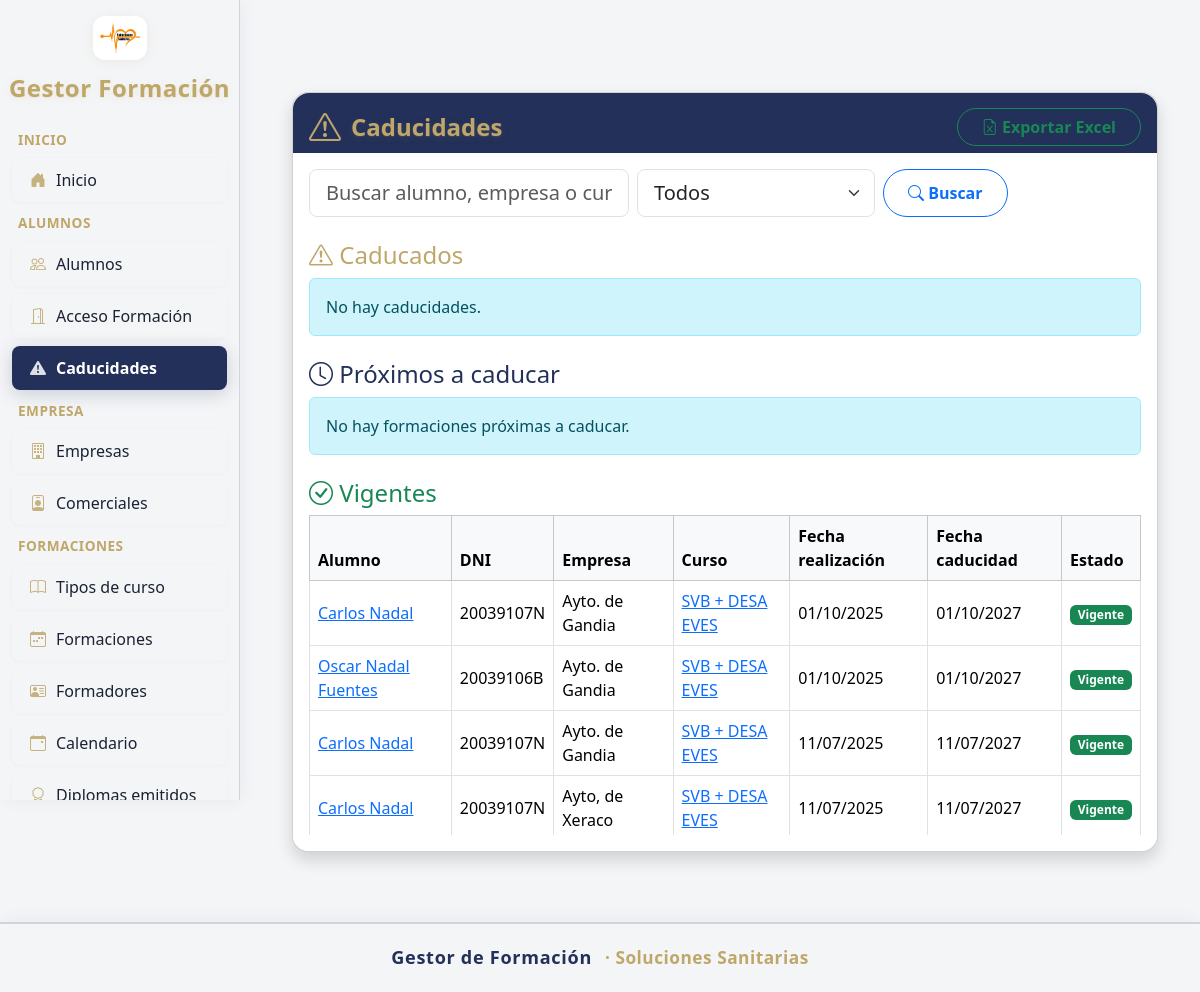
The app's page /caducidades with its own data.
### mi_plataforma_formacion_app/models/alumno_formacion.py (models this page shows)
class AlumnoFormacion(db.Model):
    __tablename__ = 'alumno_formacion'
    id           = db.Column(db.Integer, primary_key=True)
    alumno_id    = db.Column(db.Integer, db.ForeignKey('alumno.id'))
    formacion_id = db.Column(db.Integer, db.ForeignKey('formacion.id'))
    aprobado     = db.Column(db.Boolean, default=False)
    nota         = db.Column(db.Float)
    alumno       = db.relationship('Alumno', backref='alumno_formaciones')
    examen = db.relationship('ExamenAlumno', backref='alumno_formacion', uselist=False)
    @property
    def fecha_realizacion(self):
        return self.formacion.fecha1 if self.formacion and self.formacion.fecha1 else None
    @property
    def validez_meses(self):
        if self.formacion and self.formacion.tipo_curso:
            return self.formacion.tipo_curso.validez_meses
        return 0
    @property
    def fecha_caducidad(self):
        if self.validez_meses and self.validez_meses > 0 and self.fecha_realizacion:
            return self.fecha_realizacion + relativedelta(months=self.validez_meses)
        return None
    @property
    def estado_validez(self):
        if not self.formacion or not self.formacion.tipo_curso:
            return "Sin datos"
        if self.validez_meses == 0:
            return 'Permanente'
        elif self.fecha_caducidad:
            hoy = date.today()
            dias_restantes = (self.fecha_caducidad - hoy).days
            if self.fecha_caducidad < hoy:
                return 'Caducado'
            elif dias_restantes < 90:
                return 'Próxima a caducar'
            else:
                return 'Vigente'
        return 'Sin fecha'

### mi_plataforma_formacion_app/models/alumno.py (models this page shows)
class Alumno(db.Model):
    __tablename__ = 'alumno'
    id = db.Column(db.Integer, primary_key=True)
    nombre = db.Column(db.String(150), nullable=False)
    dni = db.Column(db.String(15), unique=True, nullable=False)
    email = db.Column(db.String(120), unique=True, nullable=False)
    telefono = db.Column(db.String(30))
    interesado_mas_cursos = db.Column(db.Boolean, default=False)
    empresa_id = db.Column(db.Integer, db.ForeignKey('empresa.id'))
    observaciones = db.Column(db.Text)

### mi_plataforma_formacion_app/models/empresa.py (models this page shows)
class Empresa(db.Model):
    __tablename__ = 'empresa'
    id           = db.Column(db.Integer, primary_key=True)
    nombre       = db.Column(db.String(128), unique=True, nullable=False)
    cif          = db.Column(db.String(32), unique=True, nullable=False)
    direccion    = db.Column(db.String(256))
    poblacion    = db.Column(db.String(64))
    provincia    = db.Column(db.String(64))
    contacto     = db.Column(db.String(128))
    telefono     = db.Column(db.String(32))
    comercial_id = db.Column(db.Integer, db.ForeignKey('comercial.id'), nullable=True)
    formaciones  = db.relationship('Formacion', backref='empresa', lazy=True)
    alumnos      = db.relationship('Alumno', backref='empresa', lazy=True)

### mi_plataforma_formacion_app/models/tipo_curso.py (models this page shows)
class TipoCurso(db.Model):
    __tablename__ = 'tipo_curso'
    id            = db.Column(db.Integer, primary_key=True)
    nombre        = db.Column(db.String(128), nullable=False)
    duracion_horas= db.Column(db.Integer)
    temario       = db.Column(db.Text)
    objetivos     = db.Column(db.Text)
    pdf_temario   = db.Column(db.String(255))
    pdf_objetivos = db.Column(db.String(255))
    validez_meses = db.Column(db.Integer, nullable=False, default=0)
    color = db.Column(db.String(20), default="#FFA500")
    requiere_renovacion = db.Column(db.Boolean, nullable=False, default=False)
    formaciones   = db.relationship('Formacion', backref='tipo_curso', lazy=True)
    formadores    = db.relationship('Formador', secondary=formador_tipo_curso, back_populates='tipos_curso')
    examen_modelo_id = db.Column(db.Integer, db.ForeignKey('examen_modelo.id'))
    examen_modelo = db.relationship('ExamenModelo', back_populates='tipos_curso')
    plantilla_diploma_id = db.Column(db.Integer, db.ForeignKey('plantilla_diploma.id'), nullable=True)
    plantilla_acta_id = db.Column(db.Integer, db.ForeignKey('plantilla_acta.id'), nullable=True)

### mi_plataforma_formacion_app/models/formacion.py (models this page shows)
class Formacion(db.Model):
    __tablename__ = 'formacion'
    id             = db.Column(db.Integer, primary_key=True)
    referencia = db.Column(db.String(32), nullable=True)
    tipo_curso_id  = db.Column(db.Integer, db.ForeignKey('tipo_curso.id'))
    empresa_id     = db.Column(db.Integer, db.ForeignKey('empresa.id'))
    dos_ediciones  = db.Column(db.Boolean, default=False)
    fecha1         = db.Column(db.Date)
    hora_inicio1   = db.Column(db.Time)
    hora_fin1      = db.Column(db.Time)
    fecha2         = db.Column(db.Date)
    hora_inicio2   = db.Column(db.Time)
    hora_fin2      = db.Column(db.Time)
    direccion_aula = db.Column(db.String(256))
    fundae         = db.Column(db.Boolean, default=False)
    formador_id    = db.Column(db.Integer, db.ForeignKey('formador.id'))
    observaciones  = db.Column(db.Text)
    alumno_formaciones = db.relationship('AlumnoFormacion', backref='formacion', lazy=True)
    cerrada = db.Column(db.Boolean, default=False)
    poblacion = db.Column(db.String(128))

### mi_plataforma_formacion_app/blueprints/caducidades/routes.py (the view)
@caducidades_bp.route('/caducidades')
def listado_caducidades():
    hoy = date.today()
    query = AlumnoFormacion.query
    busqueda = request.args.get('q', '').strip().lower()
    estado_filtro = request.args.get('estado', 'todos')  # 'todos', 'vigente', 'proximo', 'caducado'
    if busqueda:
        rels = []
        for rel in query.all():
            alumno = rel.alumno.nombre.lower() if rel.alumno and rel.alumno.nombre else ""
            empresa = rel.formacion.empresa.nombre.lower() if rel.formacion and rel.formacion.empresa and rel.formacion.empresa.nombre else ""
            curso = rel.formacion.tipo_curso.nombre.lower() if rel.formacion and rel.formacion.tipo_curso and rel.formacion.tipo_curso.nombre else ""
            if busqueda in alumno or busqueda in empresa or busqueda in curso:
                rels.append(rel)
    else:
        rels = query.all()
    if estado_filtro == 'vigente':
        rels = [rel for rel in rels if rel.estado_validez == 'Vigente']
    elif estado_filtro == 'proximo':
        rels = [rel for rel in rels if rel.estado_validez == 'Próxima a caducar']
    elif estado_filtro == 'caducado':
        rels = [rel for rel in rels if rel.estado_validez == 'Caducado']
    proximos = [rel for rel in rels if rel.estado_validez == 'Próxima a caducar']
    caducados = [rel for rel in rels if rel.estado_validez == 'Caducado']
    vigentes = [rel for rel in rels if rel.estado_validez == 'Vigente']
    if estado_filtro == 'vigente':
        caducados = []
        proximos = []
    elif estado_filtro == 'proximo':
        caducados = []
        vigentes = []
    elif estado_filtro == 'caducado':
        vigentes = []
        proximos = []
    return render_template(
        'caducidades/listado_caducidades.html',
        caducados=caducados,
        proximos=proximos,
        vigentes=vigentes,
        busqueda=busqueda,
        estado_filtro=estado_filtro
    )

### mi_plataforma_formacion_app/blueprints/alumnos/routes.py (called while the page is built)
@alumnos_bp.app_context_processor
def inject_buscar_diploma_pdf():
    return dict(buscar_diploma_pdf=buscar_diploma_pdf)

### mi_plataforma_formacion_app/templates/caducidades/listado_caducidades.html (shortened to what this page needs)
{% extends "base.html" %}
{% block content %}
<div class="container-lg">
  <div class="card shadow rounded-4 mx-auto mt-4" style="max-width:1100px;">
    <div class="card-header d-flex flex-column flex-md-row align-items-center justify-content-between pb-0" style="background: var(--color-sidebar-active); color: var(--color-sidebar-title); border-top-left-radius: 1rem; border-top-right-radius: 1rem; border-bottom: none; min-height:60px;">
      <div class="d-flex align-items-center mb-2 mb-md-0">
        <i class="bi bi-exclamation-triangle" style="font-size:2rem; margin-right:10px; color:var(--color-sidebar-title);"></i>
        <h2 class="mb-0 fw-bold fs-4" style="color:var(--color-sidebar-title); text-shadow:0 2px 8px #bfa76a22,0 1px 0 #bfa76a22;">Caducidades</h2>
      </div>
      <div class="d-flex gap-2 flex-wrap">
        <a href="{{ url_for('caducidades_bp.exportar_caducidades_excel', q=busqueda, estado=estado_filtro) }}" class="btn btn-outline-success rounded-pill px-4 fw-semibold">
          <i class="bi bi-file-earmark-excel"></i> Exportar Excel
        </a>
      </div>
    </div>
    <div class="card-body" style="background:#fff; border-bottom-left-radius:1rem; border-bottom-right-radius:1rem;">
      <form method="get" class="mb-3 d-flex gap-2 flex-wrap">
        <input type="text" name="q" class="form-control form-control-lg" style="max-width:320px;" placeholder="Buscar alumno, empresa o curso" value="{{ busqueda or '' }}">
        <select name="estado" class="form-select form-select-lg" style="width:auto;">
          <option value="todos" {% if estado_filtro=='todos' %}selected{% endif %}>Todos</option>
        </select>
        <button class="btn btn-outline-primary rounded-pill px-4 fw-semibold" type="submit"><i class="bi bi-search"></i> Buscar</button>
      </form>
      <h4 class="mt-4" style="color:var(--color-accent-gold);"><i class="bi bi-exclamation-triangle"></i> Caducados</h4>
      {% if caducados %}
      <div class="table-responsive" style="max-height: 40vh;">
        <table class="table table-hover align-middle table-bordered shadow-sm">
          <thead class="table-light sticky-top">
            <tr>
              <th>Alumno</th>
              <th>DNI</th>
              <th>Empresa</th>
              <th>Curso</th>
              <th>Fecha realización</th>
              <th>Fecha caducidad</th>
              <th>Estado</th>
            </tr>
          </thead>
          <tbody>
            {% for rel in caducados %}
            <tr>
              <td><a href="{{ url_for('alumnos_bp.ficha_alumno', alumno_id=rel.alumno.id) }}">{{ rel.alumno.nombre }}</a></td>
              <td>{{ rel.alumno.dni }}</td>
              <td>{{ rel.formacion.empresa.nombre if rel.formacion.empresa else '-' }}</td>
              <td><a href="{{ url_for('formaciones_bp.ficha_formacion', formacion_id=rel.formacion.id) }}">{{ rel.formacion.tipo_curso.nombre }}</a></td>
              <td>{{ rel.fecha_realizacion.strftime('%d/%m/%Y') if rel.fecha_realizacion else '' }}</td>
              <td>{{ rel.fecha_caducidad.strftime('%d/%m/%Y') if rel.fecha_caducidad else '' }}</td>
              <td><span class="badge rounded-pill" style="background:var(--color-accent-gold);color:#fff;font-weight:600;">Caducado</span></td>
            </tr>
            {% endfor %}
          </tbody>
        </table>
      </div>
      {% else %}
      <div class="alert alert-info">No hay caducidades.</div>
      {% endif %}
      <h4 class="mt-4" style="color:var(--color-sidebar-active);"><i class="bi bi-clock"></i> Próximos a caducar</h4>
      {% if proximos %}
      <div class="table-responsive" style="max-height: 40vh;">
        <table class="table table-hover align-middle table-bordered shadow-sm">
          <thead class="table-light sticky-top">
            <tr>
              <th>Alumno</th>
              <th>DNI</th>
              <th>Empresa</th>
              <th>Curso</th>
              <th>Fecha realización</th>
              <th>Fecha caducidad</th>
              <th>Estado</th>
            </tr>
          </thead>
          <tbody>
            {% for rel in proximos %}
            <tr>
              <td><a href="{{ url_for('alumnos_bp.ficha_alumno', alumno_id=rel.alumno.id) }}">{{ rel.alumno.nombre }}</a></td>
              <td>{{ rel.alumno.dni }}</td>
              <td>{{ rel.formacion.empresa.nombre if rel.formacion.empresa else '-' }}</td>
              <td><a href="{{ url_for('formaciones_bp.ficha_formacion', formacion_id=rel.formacion.id) }}">{{ rel.formacion.tipo_curso.nombre }}</a></td>
              <td>{{ rel.fecha_realizacion.strftime('%d/%m/%Y') if rel.fecha_realizacion else '' }}</td>
              <td>{{ rel.fecha_caducidad.strftime('%d/%m/%Y') if rel.fecha_caducidad else '' }}</td>
              <td><span class="badge bg-warning text-dark">Próxima a caducar</span></td>
            </tr>
            {% endfor %}
          </tbody>
        </table>
      </div>
      {% else %}
      <div class="alert alert-info">No hay formaciones próximas a caducar.</div>
      {% endif %}
      <h4 class="mt-4 text-success"><i class="bi bi-check-circle"></i> Vigentes</h4>
      {% if vigentes %}
      <div class="table-responsive" style="max-height: 40vh;">
        <table class="table table-hover align-middle table-bordered shadow-sm">
          <thead class="table-light sticky-top">
            <tr>
              <th>Alumno</th>
              <th>DNI</th>
              <th>Empresa</th>
              <th>Curso</th>
              <th>Fecha realización</th>
              <th>Fecha caducidad</th>
              <th>Estado</th>
            </tr>
          </thead>
          <tbody>
            {% for rel in vigentes %}
            <tr>
              <td><a href="{{ url_for('alumnos_bp.ficha_alumno', alumno_id=rel.alumno.id) }}">{{ rel.alumno.nombre }}</a></td>
              <td>{{ rel.alumno.dni }}</td>
              <td>{{ rel.formacion.empresa.nombre if rel.formacion.empresa else '-' }}</td>
              <td><a href="{{ url_for('formaciones_bp.ficha_formacion', formacion_id=rel.formacion.id) }}">{{ rel.formacion.tipo_curso.nombre }}</a></td>
              <td>{{ rel.fecha_realizacion.strftime('%d/%m/%Y') if rel.fecha_realizacion else '' }}</td>
              <td>{{ rel.fecha_caducidad.strftime('%d/%m/%Y') if rel.fecha_caducidad else '' }}</td>
              <td><span class="badge bg-success">Vigente</span></td>
            </tr>
            {% endfor %}
          </tbody>
        </table>
      </div>
      {% else %}
      <div class="alert alert-info">No hay formaciones vigentes.</div>
      {% endif %}
    </div>
  </div>
</div>
{% endblock %}

### mi_plataforma_formacion_app/templates/base.html (style rules this page uses)
:root { --color-sidebar-bg: #f4f5f7; --color-sidebar-border: #d1d5db; --color-sidebar-text: #1a2233; --color-sidebar-hover: #e9eaf0; --color-sidebar-active: #22305a; --color-sidebar-active-text: #fff; --color-sidebar-title: #bfa76a; --color-sidebar-icon: #bfa76a; --color-accent-gold: #bfa76a; --color-card-bg: #fff; --color-btn-gold: #bfa76a; --color-btn-navy: #22305a; }
body { font-family: 'Segoe UI', sans-serif; background-color: #f4f5f7; margin: 0; padding: 0; color: var(--color-sidebar-text); }

### records on screen
AlumnoFormacion: alumno.nombre "Carlos Nadal", alumno.dni "20039107N", formacion.empresa "Ayto. de Gandia", formacion.tipo_curso.nombre "SVB + DESA EVES", fecha_realizacion "01/10/2025", fecha_caducidad "01/10/2027"
AlumnoFormacion: alumno.nombre "Oscar Nadal Fuentes", alumno.dni "20039106B", formacion.empresa "Ayto. de Gandia", formacion.tipo_curso.nombre "SVB + DESA EVES", fecha_realizacion "01/10/2025", fecha_caducidad "01/10/2027"
AlumnoFormacion: alumno.nombre "Carlos Nadal", alumno.dni "20039107N", formacion.empresa "Ayto. de Gandia", formacion.tipo_curso.nombre "SVB + DESA EVES", fecha_realizacion "11/07/2025", fecha_caducidad "11/07/2027"
AlumnoFormacion: alumno.nombre "Carlos Nadal", alumno.dni "20039107N", formacion.empresa "Ayto, de Xeraco", formacion.tipo_curso.nombre "SVB + DESA EVES", fecha_realizacion "11/07/2025", fecha_caducidad "11/07/2027"
